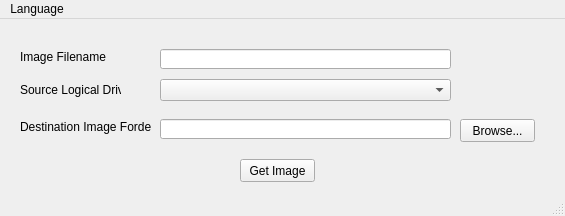
<?xml version="1.0" encoding="UTF-8"?>
<ui version="4.0">
 <class>MainWindow</class>
 <widget class="QMainWindow" name="MainWindow">
  <property name="geometry">
   <rect>
    <x>0</x>
    <y>0</y>
    <width>565</width>
    <height>216</height>
   </rect>
  </property>
  <property name="windowTitle">
   <string>FTKGui</string>
  </property>
  <widget class="QWidget" name="centralWidget">
   <widget class="QPushButton" name="pushButton">
    <property name="geometry">
     <rect>
      <x>240</x>
      <y>140</y>
      <width>75</width>
      <height>23</height>
     </rect>
    </property>
    <property name="text">
     <string>Get Image</string>
    </property>
   </widget>
   <widget class="QLabel" name="label">
    <property name="geometry">
     <rect>
      <x>20</x>
      <y>60</y>
      <width>101</width>
      <height>21</height>
     </rect>
    </property>
    <property name="text">
     <string>Source Logical Drive</string>
    </property>
   </widget>
   <widget class="QLabel" name="label_2">
    <property name="geometry">
     <rect>
      <x>20</x>
      <y>100</y>
      <width>131</width>
      <height>16</height>
     </rect>
    </property>
    <property name="text">
     <string>Destination Image Forder</string>
    </property>
   </widget>
   <widget class="QPushButton" name="pushButton_3">
    <property name="geometry">
     <rect>
      <x>460</x>
      <y>100</y>
      <width>75</width>
      <height>23</height>
     </rect>
    </property>
    <property name="text">
     <string>Browse...</string>
    </property>
   </widget>
   <widget class="QLineEdit" name="lineEdit_2">
    <property name="geometry">
     <rect>
      <x>160</x>
      <y>100</y>
      <width>291</width>
      <height>20</height>
     </rect>
    </property>
   </widget>
   <widget class="QComboBox" name="comboBox">
    <property name="enabled">
     <bool>true</bool>
    </property>
    <property name="geometry">
     <rect>
      <x>160</x>
      <y>60</y>
      <width>291</width>
      <height>22</height>
     </rect>
    </property>
    <property name="focusPolicy">
     <enum>Qt::WheelFocus</enum>
    </property>
    <property name="contextMenuPolicy">
     <enum>Qt::DefaultContextMenu</enum>
    </property>
    <property name="editable">
     <bool>false</bool>
    </property>
    <property name="insertPolicy">
     <enum>QComboBox::InsertAtBottom</enum>
    </property>
   </widget>
   <widget class="QLabel" name="label_3">
    <property name="geometry">
     <rect>
      <x>20</x>
      <y>30</y>
      <width>101</width>
      <height>16</height>
     </rect>
    </property>
    <property name="text">
     <string>Image Filename</string>
    </property>
   </widget>
   <widget class="QLineEdit" name="lineEdit">
    <property name="geometry">
     <rect>
      <x>160</x>
      <y>30</y>
      <width>291</width>
      <height>20</height>
     </rect>
    </property>
   </widget>
  </widget>
  <widget class="QStatusBar" name="statusBar"/>
  <widget class="QMenuBar" name="menuBar">
   <property name="geometry">
    <rect>
     <x>0</x>
     <y>0</y>
     <width>565</width>
     <height>21</height>
    </rect>
   </property>
   <widget class="QMenu" name="menuLanguage">
    <property name="title">
     <string>Language</string>
    </property>
    <addaction name="actionEnglish"/>
    <addaction name="actionVietnamese"/>
   </widget>
   <addaction name="menuLanguage"/>
  </widget>
  <action name="actionEnglish">
   <property name="text">
    <string>English</string>
   </property>
  </action>
  <action name="actionVietnamese">
   <property name="text">
    <string>Vietnamese</string>
   </property>
  </action>
 </widget>
 <layoutdefault spacing="6" margin="11"/>
 <resources/>
 <connections/>
</ui>
